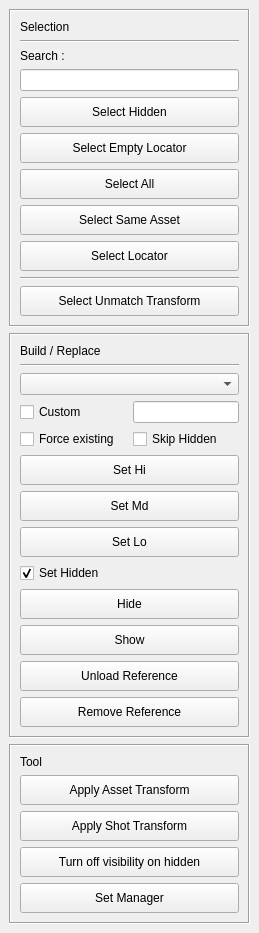
<?xml version="1.0" encoding="UTF-8"?>
<ui version="4.0">
 <class>SetOptimizeUI</class>
 <widget class="QMainWindow" name="SetOptimizeUI">
  <property name="geometry">
   <rect>
    <x>0</x>
    <y>0</y>
    <width>259</width>
    <height>914</height>
   </rect>
  </property>
  <property name="windowTitle">
   <string>MainWindow</string>
  </property>
  <widget class="QWidget" name="centralwidget">
   <layout class="QVBoxLayout" name="verticalLayout">
    <item>
     <widget class="QFrame" name="frame_2">
      <property name="frameShape">
       <enum>QFrame::Box</enum>
      </property>
      <property name="frameShadow">
       <enum>QFrame::Sunken</enum>
      </property>
      <layout class="QVBoxLayout" name="verticalLayout_2">
       <item>
        <widget class="QLabel" name="label_2">
         <property name="text">
          <string>Selection</string>
         </property>
        </widget>
       </item>
       <item>
        <widget class="Line" name="line">
         <property name="orientation">
          <enum>Qt::Horizontal</enum>
         </property>
        </widget>
       </item>
       <item>
        <widget class="QLabel" name="label_3">
         <property name="text">
          <string>Search : </string>
         </property>
        </widget>
       </item>
       <item>
        <widget class="QLineEdit" name="search_lineEdit">
         <property name="text">
          <string/>
         </property>
        </widget>
       </item>
       <item>
        <widget class="QPushButton" name="selectHidden_pushButton">
         <property name="minimumSize">
          <size>
           <width>0</width>
           <height>30</height>
          </size>
         </property>
         <property name="text">
          <string>Select Hidden</string>
         </property>
        </widget>
       </item>
       <item>
        <widget class="QPushButton" name="selectEmptyLoc_pushButton">
         <property name="minimumSize">
          <size>
           <width>0</width>
           <height>30</height>
          </size>
         </property>
         <property name="text">
          <string>Select Empty Locator</string>
         </property>
        </widget>
       </item>
       <item>
        <widget class="QPushButton" name="selectAll_pushButton">
         <property name="minimumSize">
          <size>
           <width>0</width>
           <height>30</height>
          </size>
         </property>
         <property name="text">
          <string>Select All</string>
         </property>
        </widget>
       </item>
       <item>
        <widget class="QPushButton" name="selectSameAsset_pushButton">
         <property name="minimumSize">
          <size>
           <width>0</width>
           <height>30</height>
          </size>
         </property>
         <property name="text">
          <string>Select Same Asset</string>
         </property>
        </widget>
       </item>
       <item>
        <widget class="QPushButton" name="selectLocator_pushButton">
         <property name="minimumSize">
          <size>
           <width>0</width>
           <height>30</height>
          </size>
         </property>
         <property name="text">
          <string>Select Locator</string>
         </property>
        </widget>
       </item>
       <item>
        <widget class="Line" name="line_3">
         <property name="orientation">
          <enum>Qt::Horizontal</enum>
         </property>
        </widget>
       </item>
       <item>
        <widget class="QPushButton" name="selectUnmatchTransform_pushButton">
         <property name="minimumSize">
          <size>
           <width>0</width>
           <height>30</height>
          </size>
         </property>
         <property name="text">
          <string>Select Unmatch Transform</string>
         </property>
        </widget>
       </item>
      </layout>
     </widget>
    </item>
    <item>
     <widget class="QFrame" name="frame_3">
      <property name="frameShape">
       <enum>QFrame::Box</enum>
      </property>
      <property name="frameShadow">
       <enum>QFrame::Sunken</enum>
      </property>
      <layout class="QVBoxLayout" name="verticalLayout_3">
       <item>
        <widget class="QLabel" name="label_4">
         <property name="text">
          <string>Build / Replace</string>
         </property>
        </widget>
       </item>
       <item>
        <widget class="Line" name="line_2">
         <property name="orientation">
          <enum>Qt::Horizontal</enum>
         </property>
        </widget>
       </item>
       <item>
        <widget class="QComboBox" name="level_comboBox"/>
       </item>
       <item>
        <layout class="QHBoxLayout" name="horizontalLayout_4" stretch="2,2">
         <item>
          <widget class="QCheckBox" name="custom_checkBox">
           <property name="text">
            <string>Custom</string>
           </property>
          </widget>
         </item>
         <item>
          <widget class="QLineEdit" name="custom_lineEdit">
           <property name="text">
            <string/>
           </property>
          </widget>
         </item>
        </layout>
       </item>
       <item>
        <layout class="QHBoxLayout" name="horizontalLayout_3">
         <item>
          <widget class="QCheckBox" name="force_checkBox">
           <property name="text">
            <string>Force existing</string>
           </property>
          </widget>
         </item>
         <item>
          <widget class="QCheckBox" name="hidden_checkBox">
           <property name="text">
            <string>Skip Hidden</string>
           </property>
          </widget>
         </item>
        </layout>
       </item>
       <item>
        <widget class="QPushButton" name="setHi_pushButton">
         <property name="minimumSize">
          <size>
           <width>0</width>
           <height>30</height>
          </size>
         </property>
         <property name="text">
          <string>Set Hi</string>
         </property>
        </widget>
       </item>
       <item>
        <widget class="QPushButton" name="setMd_pushButton">
         <property name="minimumSize">
          <size>
           <width>0</width>
           <height>30</height>
          </size>
         </property>
         <property name="text">
          <string>Set Md</string>
         </property>
        </widget>
       </item>
       <item>
        <widget class="QPushButton" name="setLo_pushButton">
         <property name="minimumSize">
          <size>
           <width>0</width>
           <height>30</height>
          </size>
         </property>
         <property name="text">
          <string>Set Lo</string>
         </property>
        </widget>
       </item>
       <item>
        <widget class="QCheckBox" name="setHidden_checkBox">
         <property name="text">
          <string>Set Hidden</string>
         </property>
         <property name="checked">
          <bool>true</bool>
         </property>
        </widget>
       </item>
       <item>
        <widget class="QPushButton" name="hide_pushButton">
         <property name="minimumSize">
          <size>
           <width>0</width>
           <height>30</height>
          </size>
         </property>
         <property name="text">
          <string>Hide</string>
         </property>
        </widget>
       </item>
       <item>
        <widget class="QPushButton" name="show_pushButton">
         <property name="minimumSize">
          <size>
           <width>0</width>
           <height>30</height>
          </size>
         </property>
         <property name="text">
          <string>Show</string>
         </property>
        </widget>
       </item>
       <item>
        <widget class="QPushButton" name="unload_pushButton">
         <property name="minimumSize">
          <size>
           <width>0</width>
           <height>30</height>
          </size>
         </property>
         <property name="text">
          <string>Unload Reference</string>
         </property>
        </widget>
       </item>
       <item>
        <widget class="QPushButton" name="remove_pushButton">
         <property name="minimumSize">
          <size>
           <width>0</width>
           <height>30</height>
          </size>
         </property>
         <property name="text">
          <string>Remove Reference</string>
         </property>
        </widget>
       </item>
      </layout>
     </widget>
    </item>
    <item>
     <widget class="QFrame" name="frame_4">
      <property name="frameShape">
       <enum>QFrame::Box</enum>
      </property>
      <property name="frameShadow">
       <enum>QFrame::Sunken</enum>
      </property>
      <layout class="QVBoxLayout" name="verticalLayout_4">
       <item>
        <widget class="QLabel" name="label_5">
         <property name="text">
          <string>Tool</string>
         </property>
        </widget>
       </item>
       <item>
        <widget class="QPushButton" name="applyAssetTransform_pushButton">
         <property name="minimumSize">
          <size>
           <width>0</width>
           <height>30</height>
          </size>
         </property>
         <property name="text">
          <string>Apply Asset Transform</string>
         </property>
        </widget>
       </item>
       <item>
        <widget class="QPushButton" name="applyShotTransform_pushButton">
         <property name="minimumSize">
          <size>
           <width>0</width>
           <height>30</height>
          </size>
         </property>
         <property name="text">
          <string>Apply Shot Transform</string>
         </property>
        </widget>
       </item>
       <item>
        <widget class="QPushButton" name="hiddenSync_pushButton">
         <property name="minimumSize">
          <size>
           <width>0</width>
           <height>30</height>
          </size>
         </property>
         <property name="text">
          <string>Turn off visibility on hidden</string>
         </property>
        </widget>
       </item>
       <item>
        <widget class="QPushButton" name="setManager_pushButton">
         <property name="minimumSize">
          <size>
           <width>0</width>
           <height>30</height>
          </size>
         </property>
         <property name="text">
          <string>Set Manager</string>
         </property>
        </widget>
       </item>
      </layout>
     </widget>
    </item>
    <item>
     <spacer name="verticalSpacer">
      <property name="orientation">
       <enum>Qt::Vertical</enum>
      </property>
      <property name="sizeHint" stdset="0">
       <size>
        <width>20</width>
        <height>40</height>
       </size>
      </property>
     </spacer>
    </item>
   </layout>
  </widget>
  <widget class="QMenuBar" name="menubar">
   <property name="geometry">
    <rect>
     <x>0</x>
     <y>0</y>
     <width>259</width>
     <height>21</height>
    </rect>
   </property>
  </widget>
 </widget>
 <resources/>
 <connections/>
</ui>
